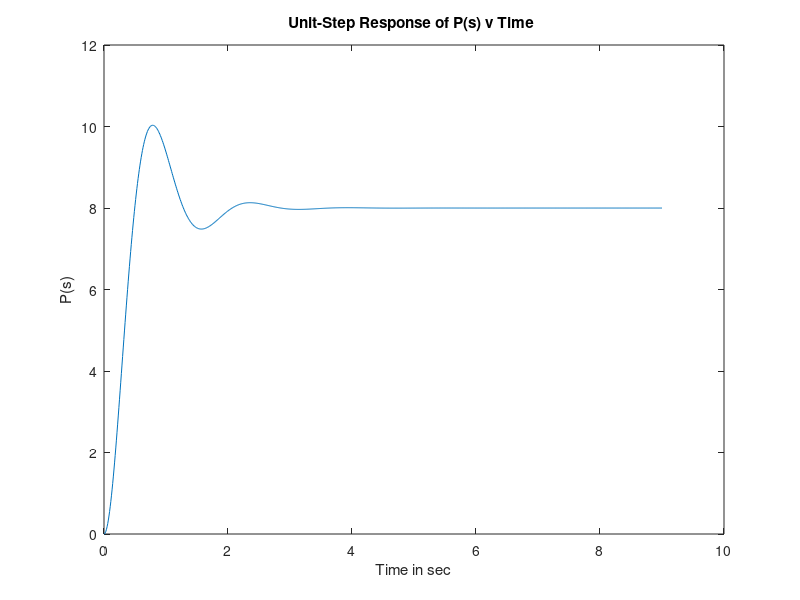

Write MATLAB code to recreate this figure.
numerator = 152.38;
denominator = [1, 3.49, 19.05];
sys = tf(numerator, denominator);
%stepinfo(sys);
t = 0:0.01:9;
u = ones(size(t));
y = lsim(sys, u, t);
plot(t,y);
title('Unit-Step Response of P(s) v Time ');
xlabel('Time in sec');
ylabel('P(s)');